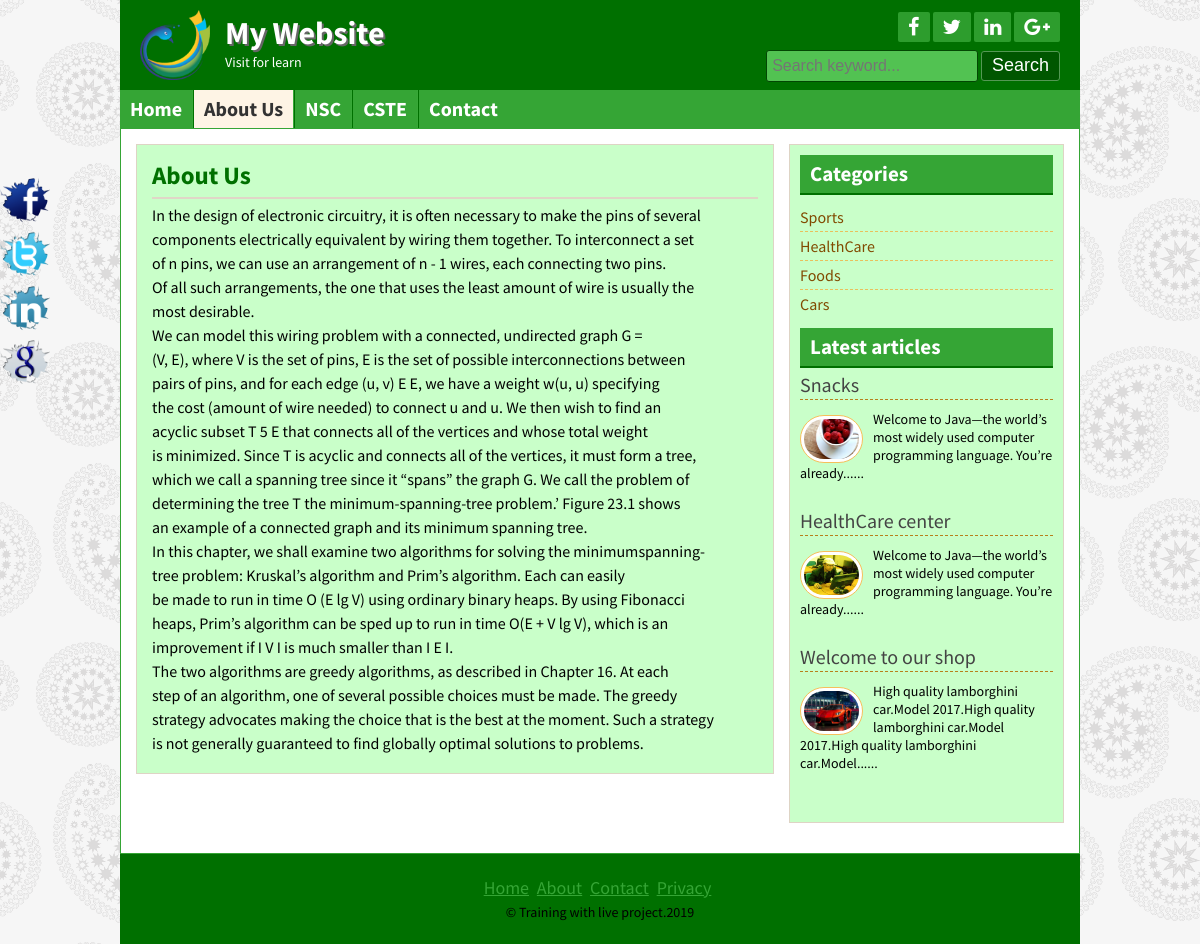
Page /page.php?pageid=1 on the committed database.
### tables this page shows
CREATE TABLE `title_slogan` (
  `id` int(11) NOT NULL,
  `title` varchar(250) NOT NULL,
  `slogan` varchar(250) NOT NULL,
  `logo` varchar(250) NOT NULL
);

CREATE TABLE `tbl_social` (
  `id` int(11) NOT NULL,
  `fb` varchar(255) NOT NULL,
  `tw` varchar(255) NOT NULL,
  `ln` varchar(255) NOT NULL,
  `gp` varchar(255) NOT NULL
);

CREATE TABLE `tbl_page` (
  `id` int(11) NOT NULL,
  `name` varchar(255) NOT NULL,
  `body` text NOT NULL
);

CREATE TABLE `tbl_category` (
  `id` int(11) NOT NULL,
  `name` varchar(100) NOT NULL
);

CREATE TABLE `tbl_post` (
  `id` int(11) NOT NULL,
  `cat` int(11) NOT NULL,
  `title` varchar(100) NOT NULL,
  `body` text NOT NULL,
  `image` varchar(100) NOT NULL,
  `author` varchar(100) NOT NULL,
  `tags` varchar(100) NOT NULL,
  `date` timestamp NOT NULL DEFAULT CURRENT_TIMESTAMP,
  `userid` int(11) NOT NULL
);

CREATE TABLE `tbl_footer` (
  `id` int(11) NOT NULL,
  `note` varchar(255) NOT NULL
);

### lib/Database.php (called while the page is built, shortened)
<?php
Class Database{
	public $host   = DB_HOST;
	public $user   = DB_USER;
	public $pass   = DB_PASS;
	public $dbname = DB_NAME;
	public $link;
	private function connectDB(){
	$this->link = new mysqli($this->host, $this->user, $this->pass,  $this->dbname);
 }
	public function select($query){
		$result = $this->link->query($query) or die($this->link->error.__LINE__);
		if($result->num_rows > 0){
			return $result;
		} else {
			return false;
		}
	}
}

### helpers/format.php (called while the page is built, shortened)
<?php
class format
{
	public function textShorten($text,$limit=400){
        $text = $text." ";
        $text =substr($text,0,$limit);
         $text =substr($text,0,strrpos($text,' '));
        $text = $text."......";
        return $text;
	}
}
?>

### page.php (the view)
<?php include 'inc/header.php';?>
<?php
  if (!isset($_GET['pageid']) || $_GET['pageid'] == NULL) {
    header("location:404.php");
  } else {
    $id =$_GET['pageid'];
  }
 ?>
 <?php
       $query = "select * from tbl_page where id ='$id' ";
       $pages =$db->select($query);
        if ($pages) {
           while($result =$pages->fetch_assoc()){
?>
	<div class="contentsection contemplete clear">
		<div class="maincontent clear">
			<div class="about">
				<h2><?php echo $result['name']; ?></h2>
				<?php echo $result['body']; ?>
	</div>
</div>
<?php } } else { header("location:404.php");}?>
  <?php include 'inc/sidebar.php';?>
  <?php include 'inc/footer.php';?>

### inc/header.php (shortened to what this page needs)
<?php include'lib/Database.php' ?>
<?php include'helpers/format.php' ?>
<?php
  $db = new Database();
  $fm =new format();
?>
<!DOCTYPE html>
<html>
<head>
	<?php include'scripts/css.php'; ?>
</head>
<body>
	<div class="headersection templete clear">
		<a href="index.php">
			<div class="logo">
			<?php
                   $query = "select * from title_slogan where id ='1' ";
                   $blog_title =$db->select($query);
                    if ($blog_title) {
                       while($result =$blog_title->fetch_assoc()){
            ?>
				<img src="admin/<?php echo $result['logo']; ?>" alt="Logo"/>
				<h2><?php echo $result['title']; ?></h2>
				<p><?php echo $result['slogan']; ?></p>
		    <?php } } ?>
			</div>
		</a>
		<div class="social clear">
			<div class="icon clear">
<?php
       $query = "select * from tbl_social where id ='1' ";
       $social =$db->select($query);
        if ($social) {
           while($result =$social->fetch_assoc()){
?>
		<a href="<?php echo $result['fb']; ?>" target="_blank"><i class="fa fa-facebook"></i></a>
		<a href="<?php echo $result['tw']; ?>" target="_blank"><i class="fa fa-twitter"></i></a>
		<a href="<?php echo $result['ln']; ?>" target="_blank"><i class="fa fa-linkedin"></i></a>
		<a href="<?php echo $result['gp']; ?>" target="_blank"><i class="fa fa-google-plus"></i></a>
<?php } } ?>
			</div>
			<div class="searchbtn clear">
			<form action="search.php" method="get">
				<input type="text" name="search" placeholder="Search keyword..."/>
				<input type="submit" name="submit" value="Search"/>
			</form>
			</div>
		</div>
	</div>
<div class="navsection templete">
<?php
 $path = $_SERVER['SCRIPT_FILENAME'];
 $currentpage = basename($path,'.php');
?>
  <ul>
	<li><a <?php if($currentpage=='index') {echo 'id="active"';}?> href="index.php">Home</a></li>
	<?php
    $query = "select * from tbl_page";
    $pages =$db->select($query);
    if ($pages) {
    while($result =$pages->fetch_assoc()){
    ?>
    <li><a
     <?php
        if (isset($_GET['pageid']) && $_GET['pageid']==$result['id']) {
        	echo 'id="active"';
        }
     ?>
    href="page.php?pageid=<?php echo $result['id']; ?>"><?php echo $result['name']; ?></a> </li>
    <?php } } ?>
	<li><a <?php if($currentpage=='contact') {echo 'id="active"';}?> href="contact.php">Contact</a></li>
  </ul>
</div>

### inc/sidebar.php
<div class="sidebar clear">
	<div class="samesidebar clear">
		<h2>Categories</h2>
			<ul>
			<?php
                  $query = "select * from tbl_category";
                  $category = $db->select($query);
                    if ($category) {
                  while($result = $category->fetch_assoc()){
	        ?>
				<li><a href="posts.php?category=<?php echo $result['id']?>"> <?php echo $result['name']?></a></li>
				<?php } }else {?>
				<li>No Category Created</li>
				<?php } ?>
			</ul>
	</div>
	<div class="samesidebar clear">
		<h2>Latest articles</h2>
		<?php
                $query = "select * from tbl_post limit 5 " ;
                $post = $db->select($query);
                  if ($post) {
                 while($result = $post->fetch_assoc()){
	     ?>
			<div class="popular clear">
			<h3><a href="post.php?id=<?php echo $result['id'];?>"><?php echo $result['title'];?></a></h3>
				<a href="post.php?id=<?php echo $result['id'];?>"><img src="admin/<?php echo $result['image'];?>" alt="post image"/></a>
				<?php echo $fm->textShorten($result['body'],120);?>
			</div>
			<?php } }else {header("location:404.php");}?>
	</div>
</div>

### inc/footer.php (shortened to what this page needs)
</div>
	<div class="footersection templete clear">
	  <div class="footermenu clear">
		<ul>
			<li><a href="#">Home</a></li>
			<li><a href="#">About</a></li>
			<li><a href="#">Contact</a></li>
			<li><a href="#">Privacy</a></li>
		</ul>
	  </div>
<?php
       $query = "select * from tbl_footer where id ='1' ";
       $footernote =$db->select($query);
        if ($footernote) {
           while($result =$footernote->fetch_assoc()){
?>
	  <p>&copy; <?php echo $result['note']; echo date('Y'); ?></p>
<?php } } ?>
	</div>
	<div class="fixedicon clear">
<?php
           $query = "select * from tbl_social where id ='1' ";
           $social =$db->select($query);
            if ($social) {
               while($result =$social->fetch_assoc()){
 ?>
<a href="<?php echo $result['fb']; ?>" target="_blank"><img src="images/fb.png" alt="Facebook"/></a>
<a href="<?php echo $result['tw']; ?>" target="_blank"><img src="images/tw.png" alt="Twitter"/></a>
<a href="<?php echo $result['ln']; ?>" target="_blank"><img src="images/in.png" alt="LinkedIn"/></a>
<a href="<?php echo $result['gp']; ?>" target="_blank"><img src="images/gl.png" alt="GooglePlus"/></a>
<?php } } ?>
	</div>
</body>
</html>

### style.css (style rules this page uses)
* { margin:0;padding:0;outline:0 }
body { font-family: 'Source Sans Pro', sans-serif;font-size:14px;line-height:18px;color:#000;background:url(images/bg.png)repeat fixed 0 0 #fff; }
.templete { width:960px;margin:0 auto; }
.contemplete { margin: 0 auto; width: 928px; }
.clear { overflow:hidden; }
input[type="text"], input[type="email"] { border: 1px solid #cfc5b6; border-radius: 3px; margin-bottom: 5px; padding: 5px; width: 300px; }
input[type="submit"] { background: #b7801c none repeat scroll 0 0; border: 1px solid #e6af4b; color: #fff; cursor: pointer; font-size: 20px; padding: 1px 10px; }
.headersection { background: #ca932f none repeat scroll 0 0; color: #fff; }
.logo { float: left; width: 580px; }
.logo img { float: left; margin-right: 15px; padding-bottom: 10px; padding-left: 20px; padding-top: 10px; width: 70px; }
.logo h2 { color: #fff; font-size: 32px; margin-bottom: 11px; margin-top: 24px; text-shadow: 2px 2px 0 #666; }
.logo p { color:#fff; }
.social { float: right; margin-right: 20px; margin-top: 12px; text-align: right; width: 360px; }
.icon { float: right; }
.icon a { background: #a56e0a none repeat scroll 0 0; border-radius: 2px; color: #fff; display: block; float: left; font-size: 20px; margin-left: 3px; padding: 5px 10px; }
.searchbtn { float: right; margin-top: 8px; }
.searchbtn input[type="text"] { border: 1px solid #A56E0A; width: 200px; background: #FFE07C; font-size: 16px; height: 20px; }
.searchbtn input[type="submit"] { border: 1px solid #9d6602; border-radius: 3px; font-size: 18px; height: 30px; padding-left: 10px; padding-right: 10px; padding-top: 0; cursor: pointer; }
.navsection { background: none repeat scroll 0 0 #e6af4b; min-height: 38px; }
.navsection ul { margin:0;padding:0;list-style:none; }
.navsection ul li { border-left: 1px solid #fdc662; border-right: 1px solid #c18a26; display: block; float: left; position:relative; }
.navsection ul li:first-child { border-left: 0px solid #fdc662; }
.navsection ul li:last-child { border-right: 0px solid #c18a26; }
.navsection ul li a { color: #fff; display: block; font-size: 20px; font-weight: bold; padding: 10px; text-decoration: none; }
.navsection ul li a:hover, #active { background:#FEF4E5;color:#333; }
.contentsection { background: #ffffff none repeat scroll 0 0; border: 1px solid #ca932f; padding: 15px; }
.maincontent { background: #fef4e5 none repeat scroll 0 0; border: 1px solid #ded4c5; float: left; margin: 0 15px 15px 0; padding: 8px 15px; width: 606px; }
.about { font-size: 16px; line-height: 24px; text-align: justify; }
.about p { font-size: 16px; line-height: 24px; margin-bottom: 10px; text-align: justify; }
.samepost h2, .about h2 { border-bottom: 2px solid #e0d6c7; color: #ac7511; font-size: 25px; margin-bottom: 4px; padding: 10px 10px 10px 0; }
.sidebar { background: #fef4e5 none repeat scroll 0 0; border: 1px solid #ded4c5; float: right; margin-bottom: 15px; margin-top: 0; padding: 10px; width: 253px; }
.samesidebar { margin-bottom: 10px; }
.samesidebar h2 { background: #e6af4b none repeat scroll 0 0; border-bottom: 2px solid #b7801c; color: #333; margin-bottom: 8px; padding: 10px; }
.samesidebar ul { padding:0;margin:0;list-style:none; }
.samesidebar ul li { border-bottom: 1px dashed #e9c05c; font-size: 16px; padding: 5px 8px 5px 0; }
.samesidebar ul li:last-child { border-bottom: 0px dashed #e9c05c; }
.samesidebar ul li a { color: #814a00; text-decoration: none; }
.samesidebar p { margin-bottom: 10px; }
.popular { margin-bottom: 20px; }
.popular h3 { border-bottom: 1px dashed #b7801c; font-size: 20px; font-weight: normal; margin-bottom: 10px; padding-bottom: 5px; }
.popular h3 a { text-decoration:none;color:#444 }
.popular img { background: #fff none repeat scroll 0 0; border: 1px solid #f6bf5b; border-radius: 30px; float: left; height: 40px; margin-right: 10px; margin-top: 5px; padding: 3px; width: 55px; }
.footersection { height:90px;background:#B7801C;text-align:center }
.footermenu { margin-top: 25px; margin-bottom: 5px; }
.footermenu ul { padding:0;margin:0;list-style:none;text-align:center; }
.footermenu ul li { display:inline-block; }
.footermenu ul li a { color: #E6AF4B; font-size: 18px; margin-right: 5px; }
.fixedicon { left: 0; position: fixed; top: 175px; width: 60px; }
.fixedicon img { width: 50px; }

### rows in the picture
title_slogan: logo (picture), title "My Website", slogan "Visit for learn"
tbl_page: name "About Us", body "In the design of electronic circuitry, it is often necessary to make the pins of several components electrically equivalent by wiring them together. To interconnect a set of n pins, we can use an arrangement of n - 1 wires, each connecting two pins. Of all such arrangements, the one that uses the least amount of wire is usually the most desirable. We can model this wiring problem with a connected, undirected graph G = (V, E), where V is the set of pins, E is the set of possible interconnections between pairs of pins, and for each edge (u, v) E E, we have a weight w(u, u) specifying the cost (amount of wire needed) to connect u and u. We then wish to find an acyclic subset T 5 E that…"
tbl_page: name "NSC"
tbl_page: name "CSTE"
tbl_category: name "Sports"
tbl_category: name "HealthCare"
tbl_category: name "Foods"
tbl_category: name "Cars"
tbl_post: title "Snacks", image (picture), body "Welcome to Java—the world’s most widely used computer programming language. You’re already......"
tbl_post: title "HealthCare center", image (picture), body "Welcome to Java—the world’s most widely used computer programming language. You’re already......"
tbl_post: title "Welcome to our shop", image (picture), body "High quality lamborghini car.Model 2017.High quality lamborghini car.Model 2017.High quality lamborghini car.Model......"
tbl_footer: note "Training with live project."
